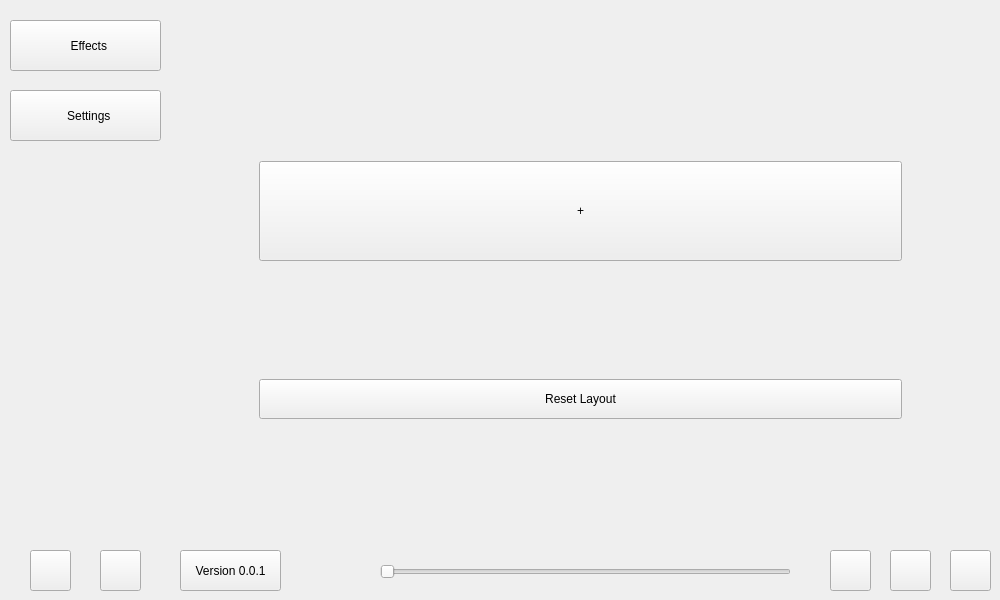
<?xml version="1.0" encoding="UTF-8"?>
<ui version="4.0">
 <author>milan338</author>
 <class>Form</class>
 <widget class="QWidget" name="Form">
  <property name="geometry">
   <rect>
    <x>0</x>
    <y>0</y>
    <width>1000</width>
    <height>600</height>
   </rect>
  </property>
  <property name="sizePolicy">
   <sizepolicy hsizetype="Preferred" vsizetype="Minimum">
    <horstretch>0</horstretch>
    <verstretch>0</verstretch>
   </sizepolicy>
  </property>
  <property name="minimumSize">
   <size>
    <width>1000</width>
    <height>600</height>
   </size>
  </property>
  <property name="maximumSize">
   <size>
    <width>1000</width>
    <height>600</height>
   </size>
  </property>
  <property name="windowTitle">
   <string>Form</string>
  </property>
  <property name="styleSheet">
   <string notr="true"/>
  </property>
  <property name="style" stdset="0">
   <string>main</string>
  </property>
  <widget class="QPushButton" name="btn_menu_effects">
   <property name="geometry">
    <rect>
     <x>10</x>
     <y>20</y>
     <width>151</width>
     <height>51</height>
    </rect>
   </property>
   <property name="styleSheet">
    <string notr="true"/>
   </property>
   <property name="text">
    <string>  Effects</string>
   </property>
   <property name="icon">
    <iconset resource="../../../resources.qrc">
     <normaloff>:/icons/assets/icons/ico_effects.png</normaloff>:/icons/assets/icons/ico_effects.png</iconset>
   </property>
   <property name="iconSize">
    <size>
     <width>20</width>
     <height>20</height>
    </size>
   </property>
   <property name="style" stdset="0">
    <string>sidebar</string>
   </property>
  </widget>
  <widget class="QPushButton" name="btn_menu_settings">
   <property name="geometry">
    <rect>
     <x>10</x>
     <y>90</y>
     <width>151</width>
     <height>51</height>
    </rect>
   </property>
   <property name="styleSheet">
    <string notr="true"/>
   </property>
   <property name="text">
    <string>  Settings</string>
   </property>
   <property name="icon">
    <iconset resource="../../../resources.qrc">
     <normaloff>:/icons/assets/icons/ico_settings.png</normaloff>:/icons/assets/icons/ico_settings.png</iconset>
   </property>
   <property name="iconSize">
    <size>
     <width>20</width>
     <height>20</height>
    </size>
   </property>
   <property name="style" stdset="0">
    <string>sidebar</string>
   </property>
  </widget>
  <widget class="QWidget" name="bar_left" native="true">
   <property name="geometry">
    <rect>
     <x>0</x>
     <y>0</y>
     <width>171</width>
     <height>601</height>
    </rect>
   </property>
   <property name="styleSheet">
    <string notr="true"/>
   </property>
   <property name="style" stdset="0">
    <string>sidebar</string>
   </property>
   <layout class="QHBoxLayout" name="horizontalLayout"/>
  </widget>
  <widget class="QWidget" name="bar_bottom" native="true">
   <property name="geometry">
    <rect>
     <x>170</x>
     <y>540</y>
     <width>831</width>
     <height>61</height>
    </rect>
   </property>
   <property name="styleSheet">
    <string notr="true"/>
   </property>
   <property name="style" stdset="0">
    <string>bottombar</string>
   </property>
   <layout class="QHBoxLayout" name="horizontalLayout_5"/>
  </widget>
  <widget class="QPushButton" name="btn_effect_off">
   <property name="geometry">
    <rect>
     <x>950</x>
     <y>550</y>
     <width>41</width>
     <height>41</height>
    </rect>
   </property>
   <property name="styleSheet">
    <string notr="true"/>
   </property>
   <property name="text">
    <string/>
   </property>
   <property name="icon">
    <iconset resource="../../../resources.qrc">
     <normaloff>:/icons/assets/icons/ico_power.png</normaloff>:/icons/assets/icons/ico_power.png</iconset>
   </property>
   <property name="iconSize">
    <size>
     <width>32</width>
     <height>32</height>
    </size>
   </property>
   <property name="style" stdset="0">
    <string>bottombar</string>
   </property>
  </widget>
  <widget class="QPushButton" name="btn_device_information">
   <property name="geometry">
    <rect>
     <x>890</x>
     <y>550</y>
     <width>41</width>
     <height>41</height>
    </rect>
   </property>
   <property name="styleSheet">
    <string notr="true"/>
   </property>
   <property name="text">
    <string/>
   </property>
   <property name="icon">
    <iconset resource="../../../resources.qrc">
     <normaloff>:/icons/assets/icons/ico_information.png</normaloff>:/icons/assets/icons/ico_information.png</iconset>
   </property>
   <property name="iconSize">
    <size>
     <width>32</width>
     <height>32</height>
    </size>
   </property>
   <property name="style" stdset="0">
    <string>bottombar</string>
   </property>
  </widget>
  <widget class="QPushButton" name="btn_list_device">
   <property name="geometry">
    <rect>
     <x>30</x>
     <y>550</y>
     <width>41</width>
     <height>41</height>
    </rect>
   </property>
   <property name="styleSheet">
    <string notr="true"/>
   </property>
   <property name="text">
    <string/>
   </property>
   <property name="icon">
    <iconset resource="../../../resources.qrc">
     <normaloff>:/icons/assets/icons/ico_devices.png</normaloff>:/icons/assets/icons/ico_devices.png</iconset>
   </property>
   <property name="iconSize">
    <size>
     <width>32</width>
     <height>32</height>
    </size>
   </property>
   <property name="style" stdset="0">
    <string>sidebar</string>
   </property>
  </widget>
  <widget class="QPushButton" name="btn_list_strip">
   <property name="geometry">
    <rect>
     <x>100</x>
     <y>550</y>
     <width>41</width>
     <height>41</height>
    </rect>
   </property>
   <property name="styleSheet">
    <string notr="true"/>
   </property>
   <property name="text">
    <string/>
   </property>
   <property name="icon">
    <iconset resource="../../../resources.qrc">
     <normaloff>:/icons/assets/icons/ico_strips.png</normaloff>:/icons/assets/icons/ico_strips.png</iconset>
   </property>
   <property name="iconSize">
    <size>
     <width>32</width>
     <height>32</height>
    </size>
   </property>
   <property name="style" stdset="0">
    <string>sidebar</string>
   </property>
  </widget>
  <widget class="QPushButton" name="btn_device_debug">
   <property name="geometry">
    <rect>
     <x>830</x>
     <y>550</y>
     <width>41</width>
     <height>41</height>
    </rect>
   </property>
   <property name="styleSheet">
    <string notr="true"/>
   </property>
   <property name="text">
    <string/>
   </property>
   <property name="icon">
    <iconset resource="../../../resources.qrc">
     <normaloff>:/icons/assets/icons/ico_debug.png</normaloff>:/icons/assets/icons/ico_debug.png</iconset>
   </property>
   <property name="iconSize">
    <size>
     <width>32</width>
     <height>32</height>
    </size>
   </property>
   <property name="style" stdset="0">
    <string>bottombar</string>
   </property>
  </widget>
  <widget class="QStackedWidget" name="main_menus">
   <property name="geometry">
    <rect>
     <x>230</x>
     <y>0</y>
     <width>681</width>
     <height>541</height>
    </rect>
   </property>
   <property name="focusPolicy">
    <enum>Qt::NoFocus</enum>
   </property>
   <property name="styleSheet">
    <string notr="true"/>
   </property>
   <property name="currentIndex">
    <number>0</number>
   </property>
   <widget class="QWidget" name="menu_effects">
    <property name="styleSheet">
     <string notr="true"/>
    </property>
    <widget class="QScrollArea" name="effects_scroll_region">
     <property name="enabled">
      <bool>true</bool>
     </property>
     <property name="geometry">
      <rect>
       <x>20</x>
       <y>0</y>
       <width>661</width>
       <height>541</height>
      </rect>
     </property>
     <property name="sizePolicy">
      <sizepolicy hsizetype="Preferred" vsizetype="Preferred">
       <horstretch>0</horstretch>
       <verstretch>0</verstretch>
      </sizepolicy>
     </property>
     <property name="minimumSize">
      <size>
       <width>0</width>
       <height>0</height>
      </size>
     </property>
     <property name="layoutDirection">
      <enum>Qt::RightToLeft</enum>
     </property>
     <property name="styleSheet">
      <string notr="true"/>
     </property>
     <property name="frameShape">
      <enum>QFrame::NoFrame</enum>
     </property>
     <property name="verticalScrollBarPolicy">
      <enum>Qt::ScrollBarAlwaysOff</enum>
     </property>
     <property name="horizontalScrollBarPolicy">
      <enum>Qt::ScrollBarAlwaysOff</enum>
     </property>
     <property name="sizeAdjustPolicy">
      <enum>QAbstractScrollArea::AdjustIgnored</enum>
     </property>
     <property name="widgetResizable">
      <bool>true</bool>
     </property>
     <widget class="QWidget" name="effects_scroll_region_widgets">
      <property name="geometry">
       <rect>
        <x>0</x>
        <y>0</y>
        <width>661</width>
        <height>541</height>
       </rect>
      </property>
      <property name="sizePolicy">
       <sizepolicy hsizetype="Preferred" vsizetype="Preferred">
        <horstretch>0</horstretch>
        <verstretch>0</verstretch>
       </sizepolicy>
      </property>
      <property name="minimumSize">
       <size>
        <width>0</width>
        <height>0</height>
       </size>
      </property>
      <property name="style" stdset="0">
       <string>scrollregion</string>
      </property>
      <layout class="QVBoxLayout" name="verticalLayout_2">
       <item>
        <layout class="QVBoxLayout" name="main_menu_button_layout">
         <property name="spacing">
          <number>6</number>
         </property>
         <property name="sizeConstraint">
          <enum>QLayout::SetDefaultConstraint</enum>
         </property>
         <property name="rightMargin">
          <number>0</number>
         </property>
        </layout>
       </item>
       <item>
        <spacer name="menu_effect_bottom_spacer">
         <property name="orientation">
          <enum>Qt::Vertical</enum>
         </property>
         <property name="sizeType">
          <enum>QSizePolicy::Fixed</enum>
         </property>
         <property name="sizeHint" stdset="0">
          <size>
           <width>20</width>
           <height>40</height>
          </size>
         </property>
        </spacer>
       </item>
       <item>
        <widget class="QPushButton" name="btn_menu_effect_new">
         <property name="sizePolicy">
          <sizepolicy hsizetype="Minimum" vsizetype="Minimum">
           <horstretch>0</horstretch>
           <verstretch>0</verstretch>
          </sizepolicy>
         </property>
         <property name="minimumSize">
          <size>
           <width>0</width>
           <height>100</height>
          </size>
         </property>
         <property name="maximumSize">
          <size>
           <width>700</width>
           <height>100</height>
          </size>
         </property>
         <property name="styleSheet">
          <string notr="true"/>
         </property>
         <property name="text">
          <string>+</string>
         </property>
         <property name="style" stdset="0">
          <string>secondary</string>
         </property>
        </widget>
       </item>
       <item>
        <widget class="QPushButton" name="btn_menu_effect_reset">
         <property name="sizePolicy">
          <sizepolicy hsizetype="Minimum" vsizetype="Minimum">
           <horstretch>0</horstretch>
           <verstretch>0</verstretch>
          </sizepolicy>
         </property>
         <property name="minimumSize">
          <size>
           <width>0</width>
           <height>40</height>
          </size>
         </property>
         <property name="maximumSize">
          <size>
           <width>700</width>
           <height>40</height>
          </size>
         </property>
         <property name="styleSheet">
          <string notr="true"/>
         </property>
         <property name="text">
          <string>Reset Layout</string>
         </property>
         <property name="style" stdset="0">
          <string>tertiary</string>
         </property>
        </widget>
       </item>
      </layout>
     </widget>
    </widget>
   </widget>
   <widget class="QWidget" name="menu_settings">
    <widget class="QScrollArea" name="settings_scroll_region">
     <property name="geometry">
      <rect>
       <x>20</x>
       <y>0</y>
       <width>661</width>
       <height>551</height>
      </rect>
     </property>
     <property name="layoutDirection">
      <enum>Qt::RightToLeft</enum>
     </property>
     <property name="styleSheet">
      <string notr="true"/>
     </property>
     <property name="frameShape">
      <enum>QFrame::NoFrame</enum>
     </property>
     <property name="verticalScrollBarPolicy">
      <enum>Qt::ScrollBarAlwaysOff</enum>
     </property>
     <property name="horizontalScrollBarPolicy">
      <enum>Qt::ScrollBarAlwaysOff</enum>
     </property>
     <property name="widgetResizable">
      <bool>true</bool>
     </property>
     <widget class="QWidget" name="settings_scroll_region_widgets">
      <property name="geometry">
       <rect>
        <x>0</x>
        <y>0</y>
        <width>661</width>
        <height>551</height>
       </rect>
      </property>
      <property name="style" stdset="0">
       <string>scrollregion</string>
      </property>
      <layout class="QVBoxLayout" name="verticalLayout_3">
       <item>
        <layout class="QVBoxLayout" name="settings_button_layout"/>
       </item>
       <item>
        <widget class="QPushButton" name="btn_settings_reset">
         <property name="sizePolicy">
          <sizepolicy hsizetype="Minimum" vsizetype="Minimum">
           <horstretch>0</horstretch>
           <verstretch>0</verstretch>
          </sizepolicy>
         </property>
         <property name="minimumSize">
          <size>
           <width>0</width>
           <height>40</height>
          </size>
         </property>
         <property name="maximumSize">
          <size>
           <width>700</width>
           <height>40</height>
          </size>
         </property>
         <property name="styleSheet">
          <string notr="true"/>
         </property>
         <property name="text">
          <string>Reset Settings</string>
         </property>
         <property name="style" stdset="0">
          <string>tertiary</string>
         </property>
        </widget>
       </item>
       <item>
        <spacer name="menu_settings_bottom_spacer">
         <property name="orientation">
          <enum>Qt::Vertical</enum>
         </property>
         <property name="sizeType">
          <enum>QSizePolicy::Fixed</enum>
         </property>
         <property name="sizeHint" stdset="0">
          <size>
           <width>20</width>
           <height>10</height>
          </size>
         </property>
        </spacer>
       </item>
      </layout>
     </widget>
    </widget>
   </widget>
  </widget>
  <widget class="QPushButton" name="btn_version">
   <property name="geometry">
    <rect>
     <x>180</x>
     <y>550</y>
     <width>101</width>
     <height>41</height>
    </rect>
   </property>
   <property name="styleSheet">
    <string notr="true"/>
   </property>
   <property name="text">
    <string>Version 0.0.1</string>
   </property>
   <property name="iconSize">
    <size>
     <width>32</width>
     <height>32</height>
    </size>
   </property>
   <property name="style" stdset="0">
    <string>bottombar</string>
   </property>
  </widget>
  <widget class="QSlider" name="slider_brightness">
   <property name="geometry">
    <rect>
     <x>380</x>
     <y>561</y>
     <width>411</width>
     <height>21</height>
    </rect>
   </property>
   <property name="toolTip">
    <string/>
   </property>
   <property name="toolTipDuration">
    <number>2</number>
   </property>
   <property name="statusTip">
    <string/>
   </property>
   <property name="whatsThis">
    <string/>
   </property>
   <property name="styleSheet">
    <string notr="true"/>
   </property>
   <property name="orientation">
    <enum>Qt::Horizontal</enum>
   </property>
  </widget>
  <zorder>main_menus</zorder>
  <zorder>bar_bottom</zorder>
  <zorder>bar_left</zorder>
  <zorder>btn_menu_effects</zorder>
  <zorder>btn_menu_settings</zorder>
  <zorder>btn_list_device</zorder>
  <zorder>btn_list_strip</zorder>
  <zorder>btn_version</zorder>
  <zorder>btn_device_debug</zorder>
  <zorder>btn_device_information</zorder>
  <zorder>btn_effect_off</zorder>
  <zorder>slider_brightness</zorder>
 </widget>
 <resources>
  <include location="../../../resources.qrc"/>
 </resources>
 <connections/>
</ui>
